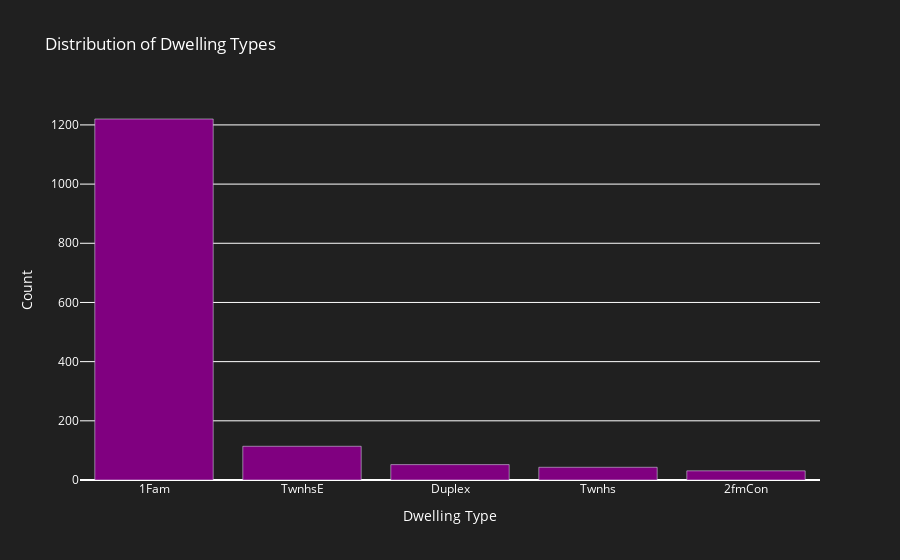
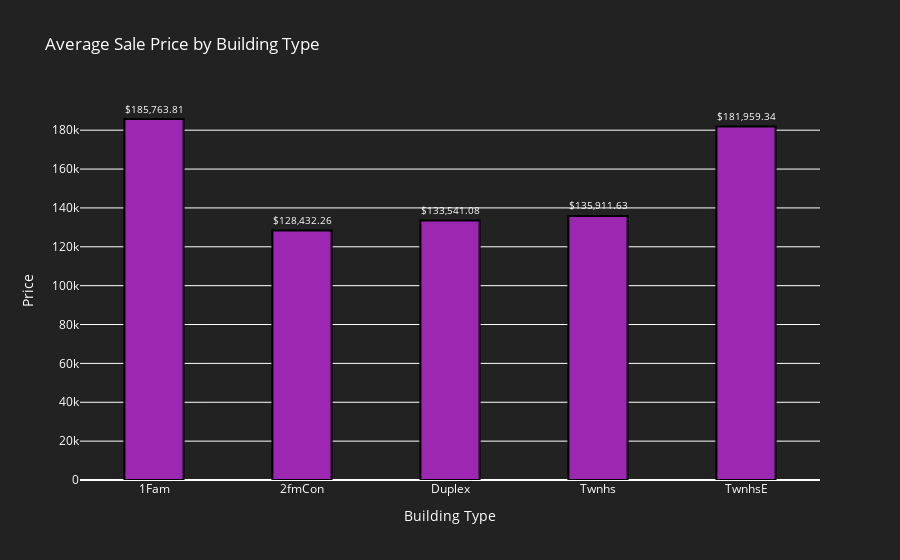

Here is the notebook cell these charts were saved with, in order:
### Code cell
#import plotly.graph_objects as go

# Count the number of each dwelling type
dwelling_counts = df['BldgType'].value_counts()
dwelling_prices=df.groupby('BldgType')['SalePrice'].mean()

# Format labels for the second graph
formatted_dwelling_prices = ['$' + f'{value:,.2f}' for value in dwelling_prices.values]

# Create a bar plot for dwelling type counts
bar_fig = go.Figure(go.Bar(
    x=dwelling_counts.index,
    y=dwelling_counts.values,
    marker_color='purple'
))
bar_fig.update_layout(
    title="Distribution of Dwelling Types",
    xaxis_title="Dwelling Type",
    yaxis_title="Count",
    plot_bgcolor='rgba(32, 32, 32, 1)',
    paper_bgcolor='rgba(32, 32, 32, 1)',
    font=dict(color='white')
)

# Create a box plot to compare sale prices across different dwelling types
fig2 = go.Figure(data=[go.Bar(
    x=dwelling_prices.index,
    y=dwelling_prices.values,
    marker_color='rgb(156, 39, 176)',
    text=formatted_dwelling_prices,
    textposition='outside',
    width=0.4,
    marker=dict(line=dict(width=2, color='rgba(0,0,0,1)'), opacity=1)
)])
fig2.update_layout(
    title='Average Sale Price by Building Type',
    xaxis_title='Building Type',
    yaxis_title='Price',
    plot_bgcolor='rgba(34, 34, 34, 1)',
    paper_bgcolor='rgba(34, 34, 34, 1)',
    font=dict(color='white')
)

# Show the figures
bar_fig.show()
fig2.show()

### Figure 1 — Plotly figure (JSON) as saved in the notebook; plotly's stock layout.template omitted (floating-point values rounded to 4 significant figures)
{"data": [{"marker": {"color": "purple"}, "type": "bar", "x": ["1Fam", "TwnhsE", "Duplex", "Twnhs", "2fmCon"], "y": [1220, 114, 52, 43, 31]}], "layout": {"font": {"color": "white"}, "paper_bgcolor": "rgba(32, 32, 32, 1)", "plot_bgcolor": "rgba(32, 32, 32, 1)", "title": {"text": "Distribution of Dwelling Types"}, "xaxis": {"title": {"text": "Dwelling Type"}}, "yaxis": {"title": {"text": "Count"}}}}

### Figure 2 — Plotly figure (JSON) as saved in the notebook; plotly's stock layout.template omitted (floating-point values rounded to 4 significant figures)
{"data": [{"marker": {"color": "rgb(156, 39, 176)", "line": {"color": "rgba(0,0,0,1)", "width": 2}, "opacity": 1}, "text": ["$185,763.81", "$128,432.26", "$133,541.08", "$135,911.63", "$181,959.34"], "textposition": "outside", "type": "bar", "width": 0.4, "x": ["1Fam", "2fmCon", "Duplex", "Twnhs", "TwnhsE"], "y": [185800.0, 128400.0, 133500.0, 135900.0, 182000.0]}], "layout": {"font": {"color": "white"}, "paper_bgcolor": "rgba(34, 34, 34, 1)", "plot_bgcolor": "rgba(34, 34, 34, 1)", "title": {"text": "Average Sale Price by Building Type"}, "xaxis": {"title": {"text": "Building Type"}}, "yaxis": {"title": {"text": "Price"}}}}
